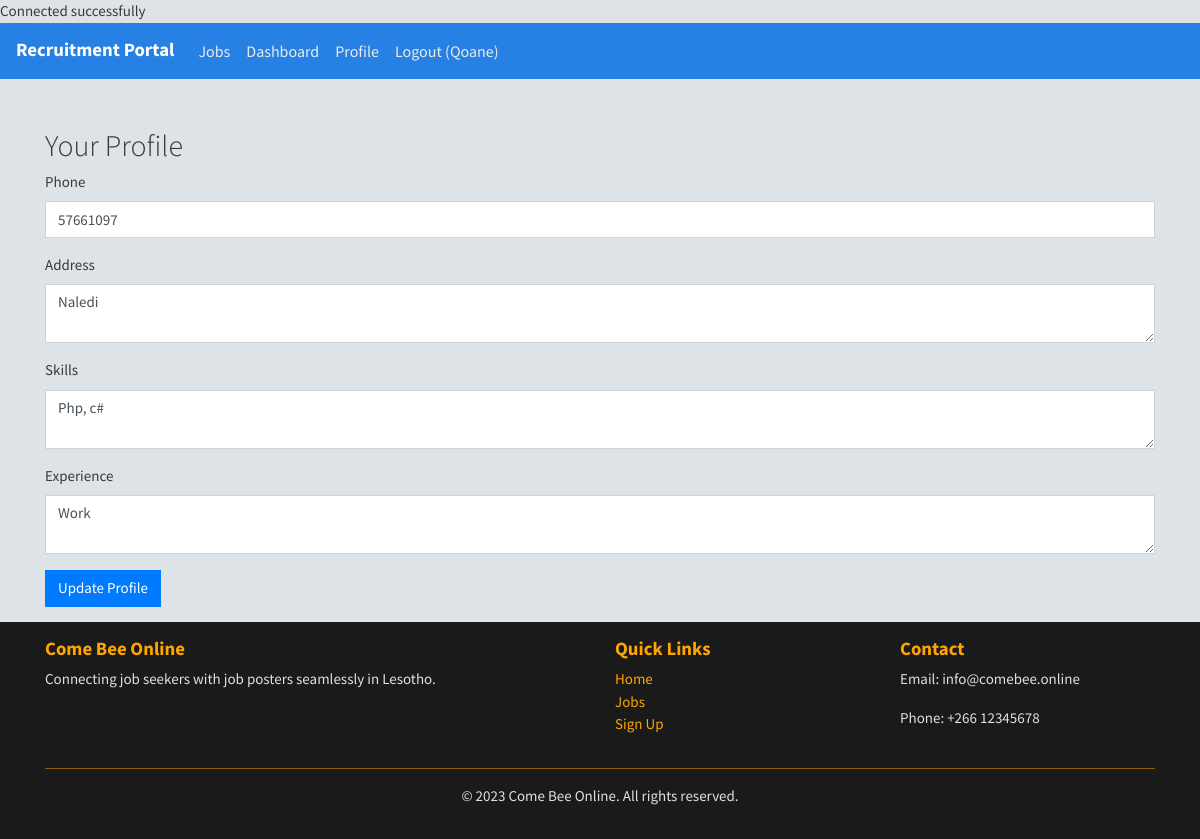
Screenshot of /profile.php (signed in) with the database file from the repository.
### tables this page shows
CREATE TABLE `users` (
  `id` int(11) NOT NULL,
  `name` varchar(100) NOT NULL,
  `email` varchar(100) NOT NULL,
  `password` varchar(255) DEFAULT NULL,
  `google_id` varchar(255) DEFAULT NULL,
  `role` enum('job_seeker','job_poster') NOT NULL,
  `created_at` timestamp NOT NULL DEFAULT current_timestamp(),
  `phone` varchar(20) DEFAULT NULL,
  `address` varchar(255) DEFAULT NULL,
  `skills` text DEFAULT NULL,
  `experience` text DEFAULT NULL
);

### profile.php (the view, shortened to what this page needs)
<?php
include('config/database.php');
$user_id = $_SESSION['user_id'];
$sql = "SELECT * FROM users WHERE id = '$user_id'";
$result = mysqli_query($conn, $sql);
$user = mysqli_fetch_assoc($result);
?>
<?php include('includes/header.php'); ?>
<?php include('includes/navbar.php'); ?>
<div class="container mt-5">
    <h2>Your Profile</h2>
    <form action="profile.php" method="POST">
        <div class="form-group">
            <label for="phone">Phone</label>
            <input type="text" class="form-control" name="phone" value="<?php echo htmlspecialchars($user['phone']); ?>">
        </div>
        <div class="form-group">
            <label for="address">Address</label>
            <textarea class="form-control" name="address"><?php echo htmlspecialchars($user['address']); ?></textarea>
        </div>
        <div class="form-group">
            <label for="skills">Skills</label>
            <textarea class="form-control" name="skills"><?php echo htmlspecialchars($user['skills']); ?></textarea>
        </div>
        <div class="form-group">
            <label for="experience">Experience</label>
            <textarea class="form-control" name="experience"><?php echo htmlspecialchars($user['experience']); ?></textarea>
        </div>
        <button type="submit" class="btn btn-primary">Update Profile</button>
    </form>
</div>
<?php include('includes/footer.php'); ?>

### assets/css/styles.css (style rules this page uses)
body { background-color: #dee3e7; }
.btn-primary { background-color: #007bff; border-color: #007bff; }

### rows the page displays
users: phone "57661097", address "Naledi", skills "Php, c#", experience "Work"

### other values shown
$_SESSION['name'] "Qoane"
